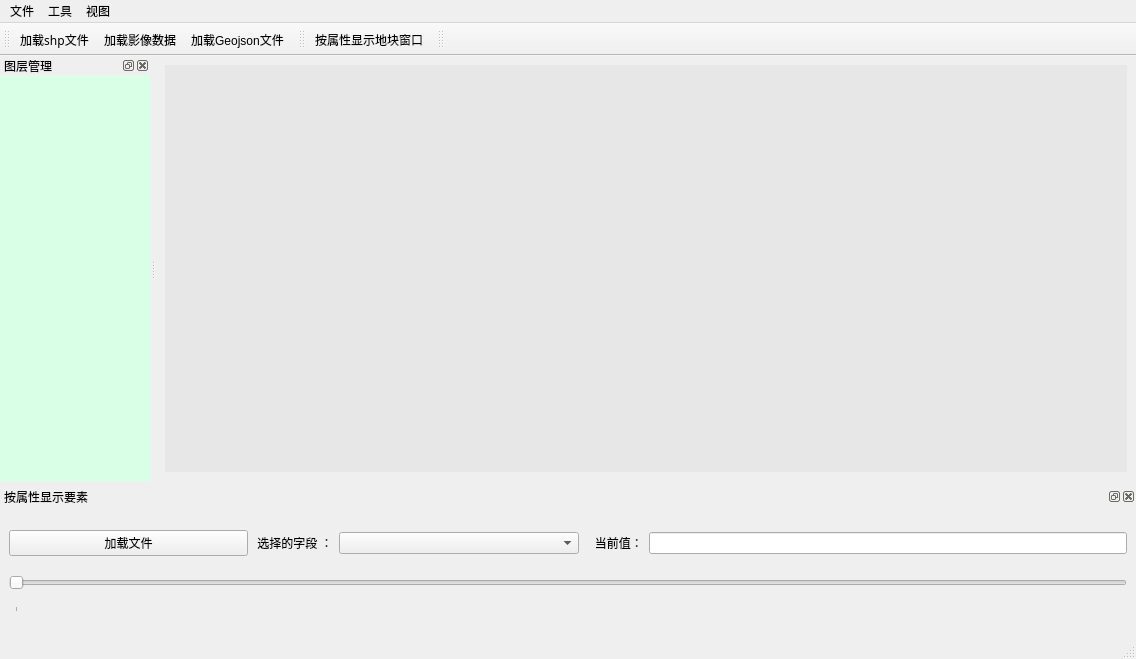
<?xml version="1.0" encoding="UTF-8"?>
<ui version="4.0">
 <class>mainWindow</class>
 <widget class="QMainWindow" name="mainWindow">
  <property name="windowModality">
   <enum>Qt::NonModal</enum>
  </property>
  <property name="geometry">
   <rect>
    <x>0</x>
    <y>0</y>
    <width>1136</width>
    <height>659</height>
   </rect>
  </property>
  <property name="windowTitle">
   <string>ynlh-GIS</string>
  </property>
  <property name="windowIcon">
   <iconset>
    <normaloff>:/ico/app.ico</normaloff>:/ico/app.ico</iconset>
  </property>
  <property name="toolTip">
   <string>欢迎来到德莱联盟</string>
  </property>
  <property name="documentMode">
   <bool>false</bool>
  </property>
  <widget class="QWidget" name="mainWidget">
   <layout class="QHBoxLayout" name="horizontalLayout">
    <item>
     <widget class="QWidget" name="mapWidget" native="true">
      <property name="styleSheet">
       <string notr="true">#mapWidget{
background-color:rgb(231, 231, 231)
}</string>
      </property>
     </widget>
    </item>
   </layout>
  </widget>
  <widget class="QMenuBar" name="menubar">
   <property name="geometry">
    <rect>
     <x>0</x>
     <y>0</y>
     <width>1136</width>
     <height>21</height>
    </rect>
   </property>
   <widget class="QMenu" name="mnFile">
    <property name="title">
     <string>文件</string>
    </property>
    <addaction name="openShpAction"/>
    <addaction name="openRasterAction"/>
    <addaction name="openGeojsonAction"/>
   </widget>
   <widget class="QMenu" name="muTools">
    <property name="title">
     <string>工具</string>
    </property>
    <addaction name="mbShowByAttrs"/>
    <addaction name="actioncc"/>
   </widget>
   <widget class="QMenu" name="mnViews">
    <property name="title">
     <string>视图</string>
    </property>
    <addaction name="showTuCengAction"/>
    <addaction name="actionshowFeatureByAttrs"/>
   </widget>
   <addaction name="mnFile"/>
   <addaction name="muTools"/>
   <addaction name="mnViews"/>
  </widget>
  <widget class="QStatusBar" name="statusbar"/>
  <widget class="QToolBar" name="openToolBar">
   <property name="windowTitle">
    <string>打开文件</string>
   </property>
   <property name="toolTip">
    <string>打开文件工具条</string>
   </property>
   <property name="whatsThis">
    <string>&lt;html&gt;&lt;head/&gt;&lt;body&gt;&lt;p&gt;&lt;span style=&quot; font-style:italic;&quot;&gt;打开文件工具条&lt;/span&gt;&lt;/p&gt;&lt;/body&gt;&lt;/html&gt;</string>
   </property>
   <attribute name="toolBarArea">
    <enum>TopToolBarArea</enum>
   </attribute>
   <attribute name="toolBarBreak">
    <bool>false</bool>
   </attribute>
   <addaction name="openShpAction"/>
   <addaction name="openRasterAction"/>
   <addaction name="openGeojsonAction"/>
  </widget>
  <widget class="QToolBar" name="tbShowByAttrs">
   <property name="windowTitle">
    <string>newmap</string>
   </property>
   <attribute name="toolBarArea">
    <enum>TopToolBarArea</enum>
   </attribute>
   <attribute name="toolBarBreak">
    <bool>false</bool>
   </attribute>
   <addaction name="mbShowByAttrs"/>
  </widget>
  <widget class="QToolBar" name="toolBar">
   <property name="windowTitle">
    <string>工具</string>
   </property>
   <property name="toolTip">
    <string>工具</string>
   </property>
   <attribute name="toolBarArea">
    <enum>TopToolBarArea</enum>
   </attribute>
   <attribute name="toolBarBreak">
    <bool>false</bool>
   </attribute>
  </widget>
  <widget class="QDockWidget" name="dockWidget">
   <property name="minimumSize">
    <size>
     <width>150</width>
     <height>44</height>
    </size>
   </property>
   <property name="styleSheet">
    <string notr="true">#dockWidget_2{
background-color:rgb(226, 255, 249)
}</string>
   </property>
   <property name="windowTitle">
    <string>图层管理</string>
   </property>
   <attribute name="dockWidgetArea">
    <number>1</number>
   </attribute>
   <widget class="QWidget" name="treeViews">
    <property name="styleSheet">
     <string notr="true">#treeViews{
background-color:rgb(217, 255, 230)
}</string>
    </property>
   </widget>
  </widget>
  <widget class="QDockWidget" name="dwshowattrs">
   <property name="minimumSize">
    <size>
     <width>400</width>
     <height>150</height>
    </size>
   </property>
   <property name="maximumSize">
    <size>
     <width>52400</width>
     <height>150</height>
    </size>
   </property>
   <property name="allowedAreas">
    <set>Qt::BottomDockWidgetArea|Qt::RightDockWidgetArea|Qt::TopDockWidgetArea</set>
   </property>
   <property name="windowTitle">
    <string>按属性显示要素</string>
   </property>
   <attribute name="dockWidgetArea">
    <number>8</number>
   </attribute>
   <widget class="QWidget" name="dockWidgetContents_3">
    <layout class="QVBoxLayout" name="verticalLayout_2">
     <item>
      <layout class="QVBoxLayout" name="verticalLayout" stretch="1,2">
       <item>
        <layout class="QHBoxLayout" name="horizontalLayout_2" stretch="1,0,1,0,2">
         <item>
          <widget class="QPushButton" name="pbloadVector">
           <property name="text">
            <string>加载文件</string>
           </property>
          </widget>
         </item>
         <item>
          <widget class="QLabel" name="label">
           <property name="text">
            <string> 选择的字段 ：</string>
           </property>
          </widget>
         </item>
         <item>
          <widget class="QComboBox" name="comboBox">
           <property name="minimumSize">
            <size>
             <width>50</width>
             <height>0</height>
            </size>
           </property>
           <property name="maxVisibleItems">
            <number>25</number>
           </property>
          </widget>
         </item>
         <item>
          <widget class="QLabel" name="label_2">
           <property name="text">
            <string>   当前值：</string>
           </property>
          </widget>
         </item>
         <item>
          <widget class="QLineEdit" name="lineEdit">
           <property name="maximumSize">
            <size>
             <width>16777215</width>
             <height>16777215</height>
            </size>
           </property>
          </widget>
         </item>
        </layout>
       </item>
       <item>
        <widget class="QSlider" name="horizontalSlider">
         <property name="minimumSize">
          <size>
           <width>0</width>
           <height>50</height>
          </size>
         </property>
         <property name="maximum">
          <number>-1</number>
         </property>
         <property name="orientation">
          <enum>Qt::Horizontal</enum>
         </property>
         <property name="tickPosition">
          <enum>QSlider::TicksBelow</enum>
         </property>
        </widget>
       </item>
      </layout>
     </item>
    </layout>
   </widget>
  </widget>
  <action name="openShpAction">
   <property name="icon">
    <iconset resource="../resource/lhqgis.qrc">
     <normaloff>:/icos/openV.ico</normaloff>:/icos/openV.ico</iconset>
   </property>
   <property name="text">
    <string>加载shp文件</string>
   </property>
   <property name="font">
    <font>
     <family>微软雅黑</family>
    </font>
   </property>
   <property name="shortcut">
    <string>Ctrl+O, Ctrl+V</string>
   </property>
  </action>
  <action name="openRasterAction">
   <property name="icon">
    <iconset resource="../resource/lhqgis.qrc">
     <normaloff>:/icos/openR.ico</normaloff>:/icos/openR.ico</iconset>
   </property>
   <property name="text">
    <string>加载影像数据</string>
   </property>
   <property name="shortcut">
    <string>Ctrl+O, Ctrl+R</string>
   </property>
  </action>
  <action name="openGeojsonAction">
   <property name="icon">
    <iconset resource="../resource/lhqgis.qrc">
     <normaloff>:/icos/openG.ico</normaloff>:/icos/openG.ico</iconset>
   </property>
   <property name="text">
    <string>加载Geojson文件</string>
   </property>
   <property name="shortcut">
    <string>Ctrl+O, Ctrl+G</string>
   </property>
  </action>
  <action name="mbShowByAttrs">
   <property name="checkable">
    <bool>true</bool>
   </property>
   <property name="icon">
    <iconset resource="../resource/lhqgis.qrc">
     <normaloff>:/icos/showbyattrs.ico</normaloff>:/icos/showbyattrs.ico</iconset>
   </property>
   <property name="text">
    <string>按属性显示地块窗口</string>
   </property>
  </action>
  <action name="actioncc">
   <property name="text">
    <string>cc</string>
   </property>
  </action>
  <action name="showTuCengAction">
   <property name="checkable">
    <bool>true</bool>
   </property>
   <property name="checked">
    <bool>true</bool>
   </property>
   <property name="enabled">
    <bool>true</bool>
   </property>
   <property name="text">
    <string>图层管理</string>
   </property>
  </action>
  <action name="actionshowFeatureByAttrs">
   <property name="checkable">
    <bool>true</bool>
   </property>
   <property name="text">
    <string>按属性显示要素dock</string>
   </property>
  </action>
 </widget>
 <resources>
  <include location="../resource/lhqgis.qrc"/>
 </resources>
 <connections/>
</ui>
